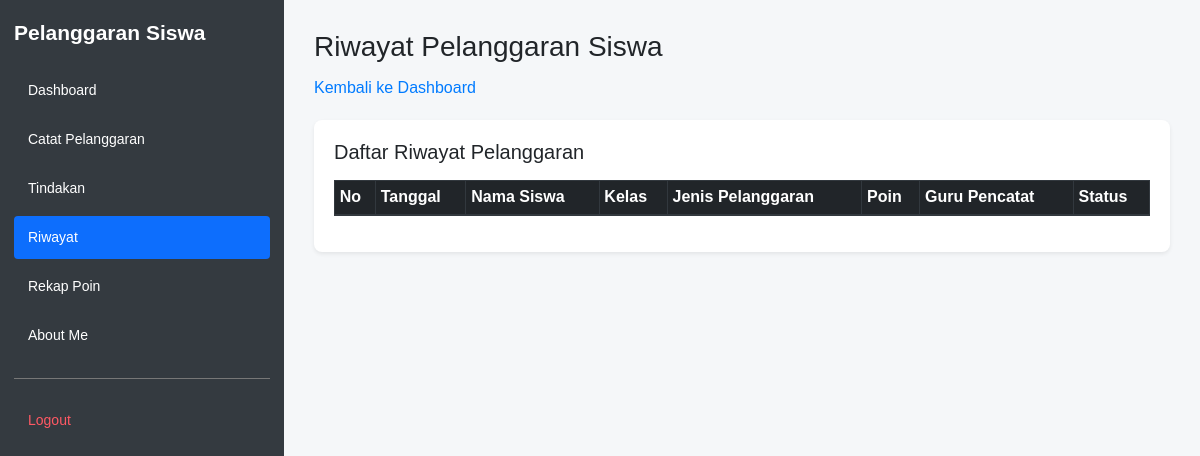
The app's page /riwayat.php (signed in), older data.
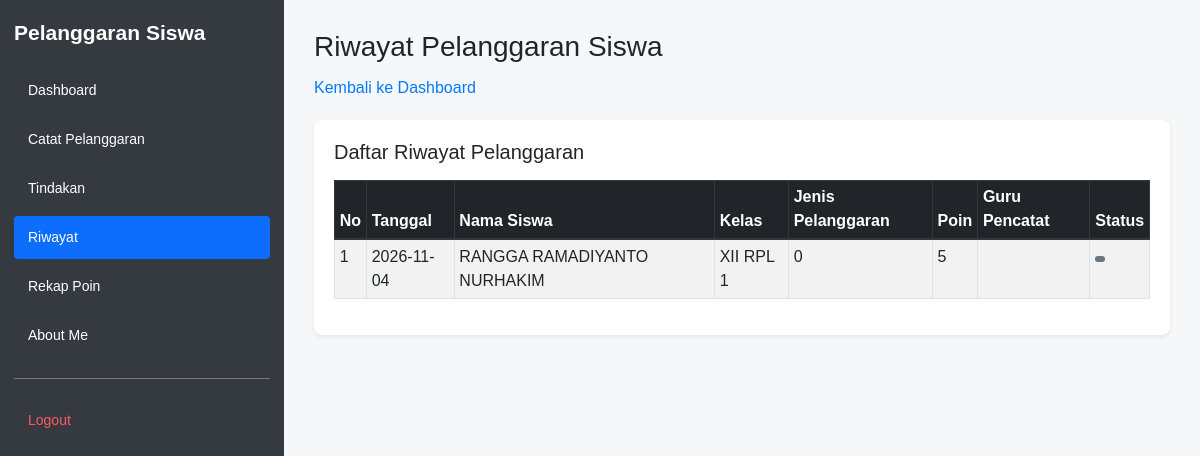
The same page, newer data.
### tables this page shows
CREATE TABLE `t_pelanggaran_siswa` (
  `id` int(11) NOT NULL AUTO_INCREMENT,
  `tahun_ajaran_id` int(11) DEFAULT NULL,
  `siswa_id` int(11) DEFAULT NULL,
  `nama_siswa` varchar(150) NOT NULL,
  `kelas_id` int(11) DEFAULT NULL,
  `nama_kelas` varchar(100) NOT NULL,
  `pelanggaran_id` int(11) DEFAULT NULL,
  `nama_pelanggaran` int(11) NOT NULL,
  `pelanggaran_kategori_id` int(11) DEFAULT NULL,
  `guru_id` int(11) DEFAULT NULL,
  `nama_guru` varchar(150) NOT NULL,
  `tanggal` date DEFAULT NULL,
  `keterangan` text NOT NULL,
  `poin` int(11) NOT NULL,
  `tindakan` text NOT NULL,
  `status` varchar(30) NOT NULL,
  `created_at` timestamp NOT NULL DEFAULT current_timestamp(),
  `updated_at` timestamp NOT NULL DEFAULT current_timestamp(),
  PRIMARY KEY (`id`),
  KEY `guru_id` (`guru_id`),
  KEY `tahun_ajaran_id` (`tahun_ajaran_id`),
  KEY `siswa_id` (`siswa_id`),
  KEY `kelas_id` (`kelas_id`),
  KEY `pelanggaran_id` (`pelanggaran_id`),
  KEY `pelanggaran_kategori_id` (`pelanggaran_kategori_id`),
  CONSTRAINT `t_pelanggaran_siswa_ibfk_1` FOREIGN KEY (`guru_id`) REFERENCES `t_guru` (`id`) ON DELETE CASCADE,
  CONSTRAINT `t_pelanggaran_siswa_ibfk_3` FOREIGN KEY (`kelas_id`) REFERENCES `t_kelas` (`id`) ON DELETE CASCADE,
  CONSTRAINT `t_pelanggaran_siswa_ibfk_5` FOREIGN KEY (`pelanggaran_id`) REFERENCES `t_pelanggaran` (`id`) ON DELETE CASCADE,
  CONSTRAINT `t_pelanggaran_siswa_ibfk_6` FOREIGN KEY (`siswa_id`) REFERENCES `t_siswa` (`id`) ON DELETE CASCADE,
  CONSTRAINT `t_pelanggaran_siswa_ibfk_7` FOREIGN KEY (`tahun_ajaran_id`) REFERENCES `t_tahun_ajaran` (`id`) ON DELETE CASCADE
);

### riwayat.php (the view, shortened to what this page needs)
<?php
include 'config/koneksi.php';
$riwayat = mysqli_query($koneksi, "
    SELECT tanggal, nama_siswa, nama_kelas, nama_pelanggaran,
           poin, nama_guru, status
    FROM t_pelanggaran_siswa
    ORDER BY tanggal DESC, id DESC
");
?>
<!DOCTYPE html>
<html lang="id">
<head>
    <?php include 'layout/datatables_head.php'; ?>
</head>
<body>
<?php include 'layout/sidebar.php'; ?>
<main class="app-main">
    <div class="page-header">
        <h1>Riwayat Pelanggaran Siswa</h1>
        <a href="dashboard.php">Kembali ke Dashboard</a>
    </div>
    <div class="table-card shadow-sm">
        <h5 class="mb-3">Daftar Riwayat Pelanggaran</h5>
        <div class="table-responsive">
            <table id="tabelRiwayat"
                   class="table table-striped table-bordered table-hover table-sm">
                <thead class="thead-dark">
                    <tr>
                        <th>No</th>
                        <th>Tanggal</th>
                        <th>Nama Siswa</th>
                        <th>Kelas</th>
                        <th>Jenis Pelanggaran</th>
                        <th>Poin</th>
                        <th>Guru Pencatat</th>
                        <th>Status</th>
                    </tr>
                </thead>
                <tbody>
                <?php if (mysqli_num_rows($riwayat) > 0): ?>
                    <?php $no = 1; ?>
                    <?php while ($row = mysqli_fetch_assoc($riwayat)): ?>
                        <tr>
                            <td><?= $no++; ?></td>
                            <td><?= htmlspecialchars($row['tanggal'] ?? '-', ENT_QUOTES, 'UTF-8'); ?></td>
                            <td><?= htmlspecialchars($row['nama_siswa'] ?? '-', ENT_QUOTES, 'UTF-8'); ?></td>
                            <td><?= htmlspecialchars($row['nama_kelas'] ?? '-', ENT_QUOTES, 'UTF-8'); ?></td>
                            <td><?= htmlspecialchars($row['nama_pelanggaran'] ?? '-', ENT_QUOTES, 'UTF-8'); ?></td>
                            <td><?= (int)($row['poin'] ?? 0); ?></td>
                            <td><?= htmlspecialchars($row['nama_guru'] ?? '-', ENT_QUOTES, 'UTF-8'); ?></td>
                            <td>
                                <span class="badge badge-secondary">
                                </span>
                            </td>
                        </tr>
                    <?php endwhile; ?>
                <?php endif; ?>
                </tbody>
            </table>
        </div>
    </div>
</main>
</body>
</html>

### layout/sidebar.php (shortened to what this page needs)
<?php
$current_page = basename($_SERVER['PHP_SELF']);
$role = strtolower((string)($_SESSION['role'] ?? ''));
$menu = [];
$menuAdmin = [
    'dashboard.php' => 'Dashboard',
    'kelola_siswa.php' => 'Data Siswa',
    'kelola_guru.php' => 'Data Guru',
    'kelola_kelas.php' => 'Data Kelas',
    'kelola_tahun_ajaran.php' => 'Data Tahun Ajaran',
    'kelola_walikelas.php' => 'Data Wali Kelas',
    'penempatan_siswa.php' => 'Penempatan Siswa',
    'kelola_pelanggaran_kategori.php' => 'Kategori Pelanggaran',
    'kelola_pelanggaran.php' => 'Data Pelanggaran',
    'about_me.php' => 'About Me'
];
$menuGuru = [
    'dashboard.php' => 'Dashboard',
    'catatan_pelanggaran.php' => 'Catat Pelanggaran',
    'tindakan.php' => 'Tindakan',
    'riwayat.php' => 'Riwayat',
    'rekap_poin.php' => 'Rekap Poin',
    'about_me.php' => 'About Me'
];
if ($role === 'admin') {
    $menu = $menuAdmin;
} elseif ($role === 'guru') {
    $menu = $menuGuru;
}
?>
<link rel="stylesheet" href="layout/layout.css">
<aside class="app-sidebar">
    <h4>Pelanggaran Siswa</h4>
    <nav>
        <?php foreach ($menu as $file => $label): ?>
            <a
                href="<?= htmlspecialchars($file, ENT_QUOTES, 'UTF-8') ?>"
                class="<?= ($current_page === $file) ? 'active' : '' ?>"
                <?= ($current_page === $file)
                    ? 'aria-current="page"'
                    : '' ?>
            ><?= htmlspecialchars($label, ENT_QUOTES, 'UTF-8') ?></a>
        <?php endforeach; ?>
        <hr>
        <a href="logout.php" class="logout">Logout</a>
    </nav>
</aside>

Row changes from the older to the newer data that the page shows:
added t_pelanggaran_siswa: tanggal "2026-11-04", nama_siswa "RANGGA RAMADIYANTO NURHAKIM", nama_kelas "XII RPL 1", nama_pelanggaran "0", poin "5"
